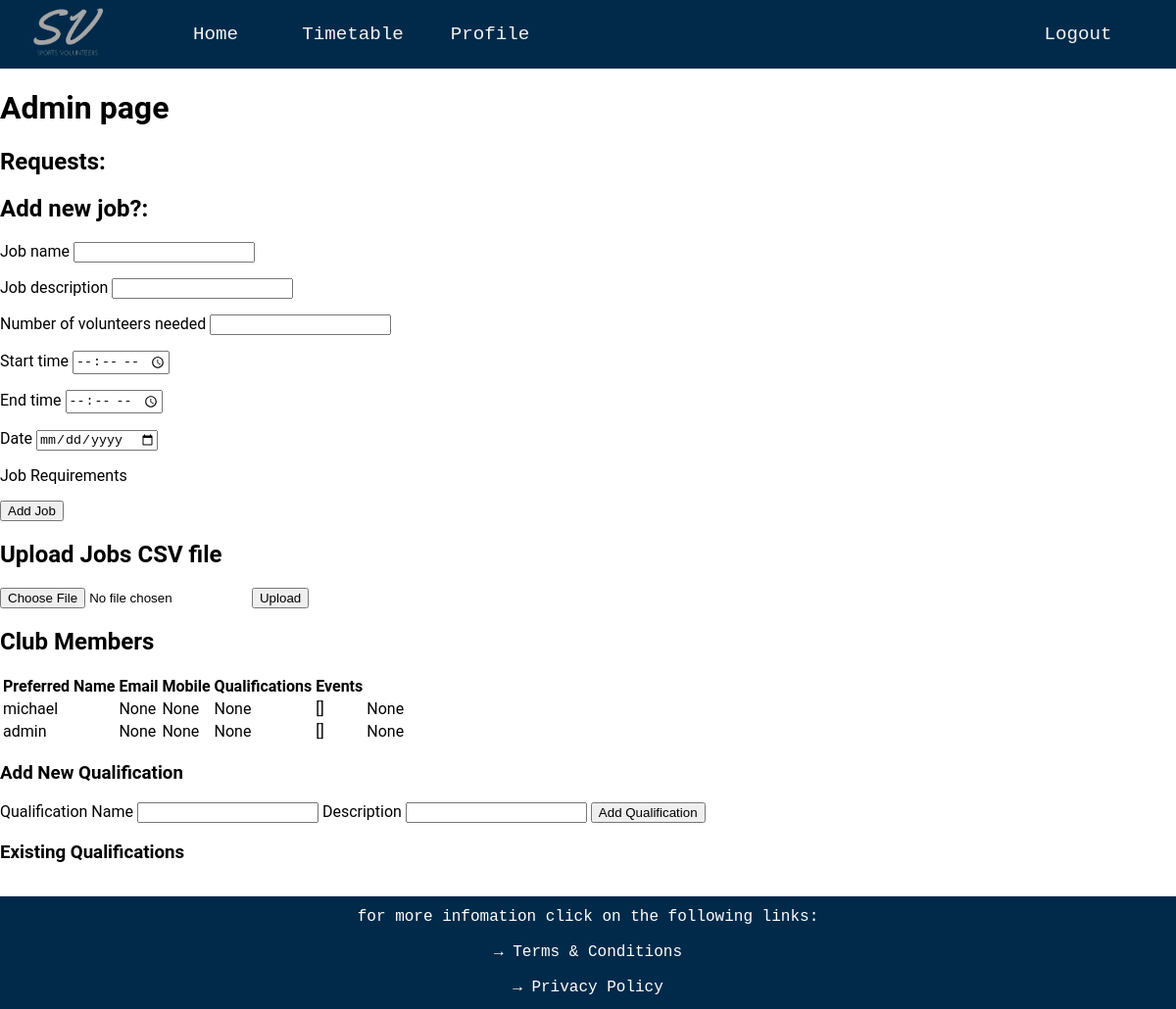
/admin, run on an earlier commit of the app's database.
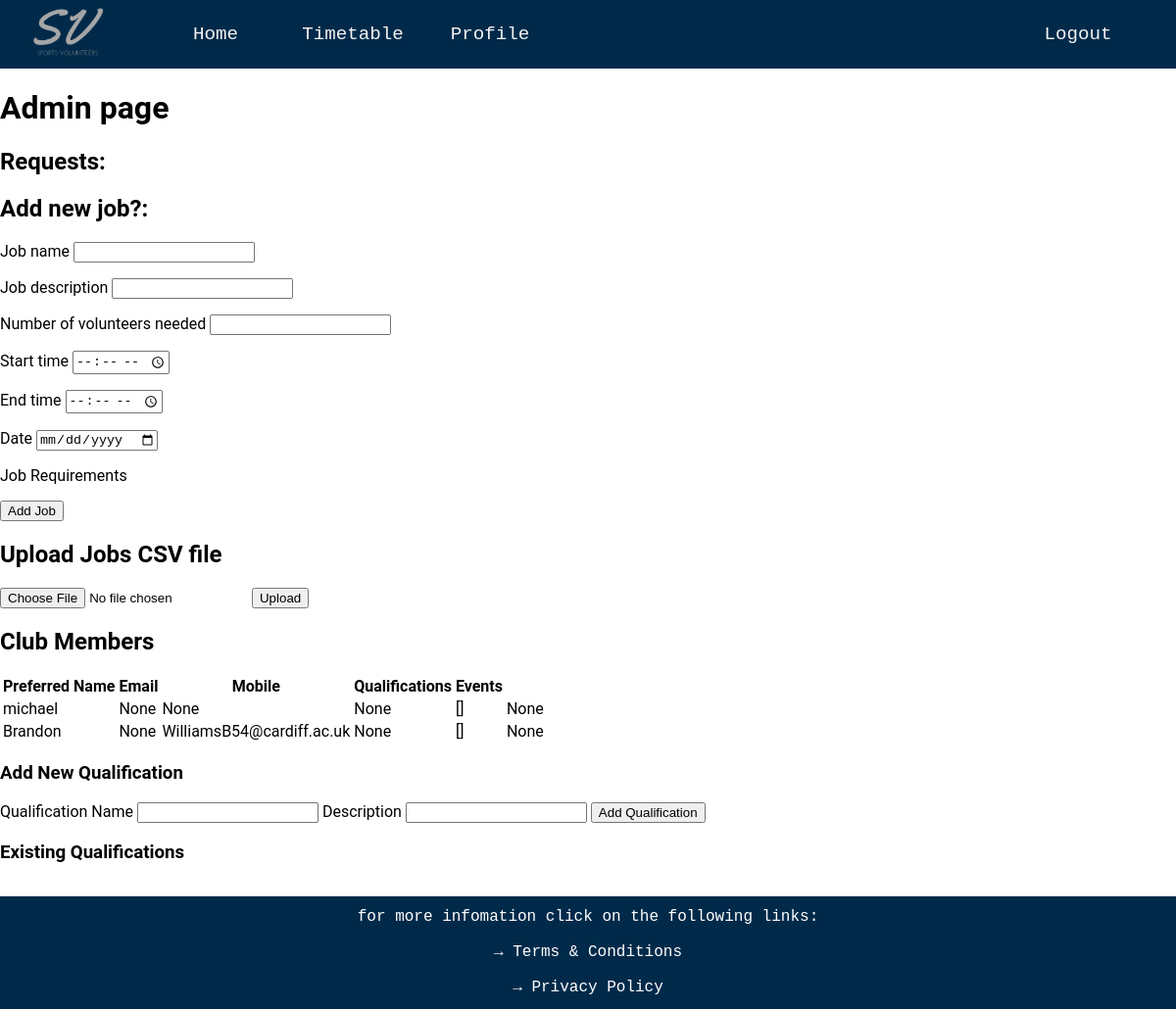
And on a later commit of the database.
### website/databases.py (models this page shows, shortened)
class User(UserMixin, db.Model):
    __tablename__ = 'users'
    user_id = db.Column(db.Integer, primary_key=True, autoincrement=True)
    username = db.Column(db.String(16), index=True, unique=True)
    password_hash = db.Column(db.String(64))
    email = db.Column(db.String(30))
    mobile = db.Column(db.String(15))
    preferred_name = db.Column(db.String(15))
    qualifications = db.Column(db.String(64))
    events = db.Column(db.String(100))
    admin = db.Column(db.Boolean)
    qualifications = db.relationship('Qualification', secondary=user_qualifications,
                        backref=db.backref('users', lazy='subquery'))

### website/routes.py (the view, shortened to what this page needs)
@app.route('/admin', methods=['GET', 'POST'])
def admin():
    users = User.query.all()
    qualifications = Qualification.query.all()
    new_job_form = newJobForm()
    requests = Requests.query.all()
    new_job_form.job_requirements.choices = [(q.qualifications_id, q.qualification_name) for q in qualifications]
    qualification_form = QualificationForm()
    return render_template('admin.html', users=users, new_job_form=new_job_form, qualification_form=qualification_form,
                           qualifications=qualifications, requests = requests)

### website/forms.py
class newJobForm(FlaskForm):
    job_name = StringField('Job name', validators=[input_required()])
    job_description = StringField('Job description', validators=[input_required()])
    volunteers_needed = IntegerField('Number of volunteers needed', validators=[input_required()])
    start_time = TimeField('Start time', validators=[input_required()])
    end_time = TimeField('End time', validators=[input_required()])
    date = DateField('Date', validators=[input_required()], format='%Y-%m-%d')
    job_requirements = MultiCheckboxField('Job Requirements', coerce=int)
    submit = SubmitField('Add Job')

class QualificationForm(FlaskForm):
    qualification_name = StringField('Qualification Name', validators=[input_required()])
    qualification_description = StringField('Description', validators=[input_required()])
    submit = SubmitField('Add Qualification')

### website/templates/admin.html (shortened to what this page needs)
{% extends "layout.html" %}
{% block page_content %}
<h1 class = 'page_title'>Admin page</h1>
<h2>Requests:</h2>
<h2>Add new job?:</h2>
<form action="" method="POST">
    <p>
    {{ new_job_form.job_name.label }} {{ new_job_form.job_name() }}
    </p>
    <p>
    {{ new_job_form.job_description.label }} {{ new_job_form.job_description() }}
    </p>
    <p>
    {{ new_job_form.volunteers_needed.label }} {{ new_job_form.volunteers_needed() }}
    </p>
    <p>
    {{ new_job_form.start_time.label }} {{ new_job_form.start_time() }}
    </p>
    <p>
    {{ new_job_form.end_time.label }} {{ new_job_form.end_time() }}
    </p>
    <p>
    {{ new_job_form.date.label }} {{ new_job_form.date() }}
    </p>
    <p>
        {{ new_job_form.job_requirements.label }}
    </p>
    <p>
        {{ new_job_form.submit() }}
    </p>
</form>
<h2>Upload Jobs CSV file</h2>
<form method="POST" action="/upload_jobs" enctype="multipart/form-data">
    <input type="file" name="file">
    <input type="submit" value="Upload">
</form>
<h2>Club Members</h2>
<table>
    <thead>
        <tr>
            <th>Preferred Name</th>
            <th>Email</th>
            <th>Mobile</th>
            <th>Qualifications</th>
            <th>Events</th>
        </tr>
    </thead>
    <tbody>
    {% for user in users %}
    <tr>
        <td>{{ user.username }}</td>
        <td>{{ user.preferred_name }}</td>
        <td>{{ user.email }}</td>
        <td>{{ user.mobile }}</td>
        <td>{{ user.qualifications }}</td>
        <td>{{ user.events }}</td>
    </tr>
    {% endfor %}
    </tbody>
</table>
<h3>Add New Qualification</h3>
<form action="" method="POST">
    {{ qualification_form.qualification_name.label }} {{ qualification_form.qualification_name() }}
    {{ qualification_form.qualification_description.label }} {{ qualification_form.qualification_description() }}
    {{ qualification_form.submit() }}
</form>
<h3>Existing Qualifications</h3>
{% endblock %}

What changed in the data, as far as the page shows it:
changed User: username "admin" → "Brandon"; email "None" → "WilliamsB54@cardiff.ac.uk"
